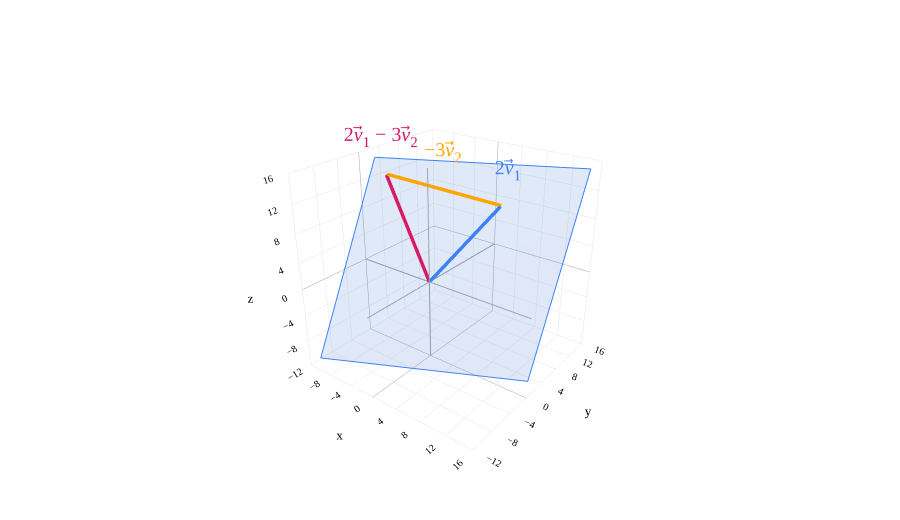

The notebook cell this image was saved under:
### Markdown cell above
For example, consider $2\vec v_1-3\vec v_2$, a linear combination of $\vec v_1$ and $\vec v_2$:

$$2\vec v_1-3\vec v_2
=2\begin{bmatrix}3\\4\\5\end{bmatrix}
-3\begin{bmatrix}5\\2\\-1\end{bmatrix}
=\begin{bmatrix}-9\\2\\13\end{bmatrix}.$$

Draw $2\vec v_1$ from the origin, then draw $-3\vec v_2$ from the tip of $2\vec v_1$. The vector from the origin to the final tip is $2\vec v_1-3\vec v_2$.

### Code cell
fig=base3()
plane3(fig,(1,-2,1),opacity=0.15,bounds=(-11,15))
v1=np.array([3,4,5]); v2=np.array([5,2,-1])
a=2*v1; w=a-3*v2
fig.update_scenes(xaxis_range=[-12,16],yaxis_range=[-12,16],zaxis_range=[-12,16],
                  xaxis_dtick=4,yaxis_dtick=4,zaxis_dtick=4)
for direction in np.eye(3):
    line3(fig,-12*direction,16*direction,'#9ca3af',width=2)
vec3(fig,a,'2<i>v</i>⃗<sub>1</sub>',BLUE,offset=(0.6,0.6,0.7))
vec3(fig,w,'−3<i>v</i>⃗<sub>2</sub>',ORANGE,start=a,offset=(0.6,0.6,0.7))
# Put the translated-vector label at its midpoint so the two final-tip labels do not overlap.
mid=(a+w)/2+np.array([0,0,1])
fig.data[-1].update(x=[mid[0]],y=[mid[1]],z=[mid[2]])
vec3(fig,w,'2<i>v</i>⃗<sub>1</sub> − 3<i>v</i>⃗<sub>2</sub>',PINK,offset=(-0.5,-0.5,1))
fig.show()

### Figure 1 — Plotly figure (JSON) as saved in the notebook; plotly's stock layout.template omitted (floating-point values rounded to 4 significant figures)
{"data": [{"hoverinfo": "skip", "line": {"color": "#9ca3af", "dash": "solid", "width": 2}, "mode": "lines", "showlegend": false, "type": "scatter3d", "x": [-6, 8], "y": [0, 0], "z": [0, 0]}, {"hoverinfo": "skip", "line": {"color": "#9ca3af", "dash": "solid", "width": 2}, "mode": "lines", "showlegend": false, "type": "scatter3d", "x": [0, 0], "y": [-6, 8], "z": [0, 0]}, {"hoverinfo": "skip", "line": {"color": "#9ca3af", "dash": "solid", "width": 2}, "mode": "lines", "showlegend": false, "type": "scatter3d", "x": [0, 0], "y": [0, 0], "z": [-6, 8]}, {"colorscale": [[0, "#3d81f6"], [1, "#3d81f6"]], "hoverinfo": "skip", "opacity": 0.15, "showscale": false, "type": "surface", "x": [[-11, 15], [-11, 15]], "y": [[-11, 2], [2, 15]], "z": [[-11, -11], [15, 15]]}, {"hoverinfo": "skip", "line": {"color": "#3d81f6", "dash": "solid", "width": 2}, "mode": "lines", "showlegend": false, "type": "scatter3d", "x": [-11, 15], "y": [-11, 2], "z": [-11, -11]}, {"hoverinfo": "skip", "line": {"color": "#3d81f6", "dash": "solid", "width": 2}, "mode": "lines", "showlegend": false, "type": "scatter3d", "x": [15, 15], "y": [2, 15], "z": [-11, 15]}, {"hoverinfo": "skip", "line": {"color": "#3d81f6", "dash": "solid", "width": 2}, "mode": "lines", "showlegend": false, "type": "scatter3d", "x": [15, -11], "y": [15, 2], "z": [15, 15]}, {"hoverinfo": "skip", "line": {"color": "#3d81f6", "dash": "solid", "width": 2}, "mode": "lines", "showlegend": false, "type": "scatter3d", "x": [-11, -11], "y": [2, -11], "z": [15, -11]}, {"hoverinfo": "skip", "line": {"color": "#9ca3af", "dash": "solid", "width": 2}, "mode": "lines", "showlegend": false, "type": "scatter3d", "x": [-12, 16], "y": [0, 0], "z": [0, 0]}, {"hoverinfo": "skip", "line": {"color": "#9ca3af", "dash": "solid", "width": 2}, "mode": "lines", "showlegend": false, "type": "scatter3d", "x": [0, 0], "y": [-12, 16], "z": [0, 0]}, {"hoverinfo": "skip", "line": {"color": "#9ca3af", "dash": "solid", "width": 2}, "mode": "lines", "showlegend": false, "type": "scatter3d", "x": [0, 0], "y": [0, 0], "z": [-12, 16]}, {"hoverinfo": "skip", "line": {"color": "#3d81f6", "dash": "solid", "width": 7}, "mode": "lines", "showlegend": false, "type": "scatter3d", "x": [0, 5.936], "y": [0, 7.915], "z": [0, 9.894]}, {"anchor": "tip", "colorscale": [[0, "#3d81f6"], [1, "#3d81f6"]], "hoverinfo": "skip", "showscale": false, "sizemode": "absolute", "sizeref": 0.45, "type": "cone", "u": [0.4243], "v": [0.5657], "w": [0.7071], "x": [6], "y": [8], "z": [10]}, {"hoverinfo": "skip", "mode": "text", "text": ["2<i>v</i>⃗<sub>1</sub>"], "textfont": {"color": "#3d81f6", "family": "Palatino", "size": 20}, "type": "scatter3d", "x": [6.6], "y": [8.6], "z": [10.7]}, {"hoverinfo": "skip", "line": {"color": "orange", "dash": "solid", "width": 7}, "mode": "lines", "showlegend": false, "type": "scatter3d", "x": [6, -8.863], "y": [8, 2.055], "z": [10, 12.97]}, {"anchor": "tip", "colorscale": [[0, "orange"], [1, "orange"]], "hoverinfo": "skip", "showscale": false, "sizemode": "absolute", "sizeref": 0.45, "type": "cone", "u": [-0.9129], "v": [-0.3651], "w": [0.1826], "x": [-9], "y": [2], "z": [13]}, {"hoverinfo": "skip", "mode": "text", "text": ["−3<i>v</i>⃗<sub>2</sub>"], "textfont": {"color": "orange", "family": "Palatino", "size": 20}, "type": "scatter3d", "x": [-1.5], "y": [5], "z": [12.5]}, {"hoverinfo": "skip", "line": {"color": "#d81a60", "dash": "solid", "width": 7}, "mode": "lines", "showlegend": false, "type": "scatter3d", "x": [0, -8.915], "y": [0, 1.981], "z": [0, 12.88]}, {"anchor": "tip", "colorscale": [[0, "#d81a60"], [1, "#d81a60"]], "hoverinfo": "skip", "showscale": false, "sizemode": "absolute", "sizeref": 0.45, "type": "cone", "u": [-0.5647], "v": [0.1255], "w": [0.8157], "x": [-9], "y": [2], "z": [13]}, {"hoverinfo": "skip", "mode": "text", "text": ["2<i>v</i>⃗<sub>1</sub> − 3<i>v</i>⃗<sub>2</sub>"], "textfont": {"color": "#d81a60", "family": "Palatino", "size": 20}, "type": "scatter3d", "x": [-9.5], "y": [1.5], "z": [14]}], "layout": {"autosize": true, "colorway": ["#3d81f6", "orange", "#d81a60"], "font": {"color": "black", "family": "Palatino", "size": 16}, "height": 520, "margin": {"b": 0, "l": 0, "r": 0, "t": 15}, "paper_bgcolor": "white", "plot_bgcolor": "white", "scene": {"aspectmode": "cube", "bgcolor": "white", "camera": {"eye": {"x": 1.6, "y": -2.1, "z": 1.3}}, "xaxis": {"backgroundcolor": "white", "dtick": 4, "gridcolor": "#e5e7eb", "range": [-12, 16], "showbackground": true, "showspikes": false, "tickfont": {"size": 11}, "title": {"font": {"size": 13}, "text": "x"}, "zerolinecolor": "#9ca3af"}, "yaxis": {"backgroundcolor": "white", "dtick": 4, "gridcolor": "#e5e7eb", "range": [-12, 16], "showbackground": true, "showspikes": false, "tickfont": {"size": 11}, "title": {"font": {"size": 13}, "text": "y"}, "zerolinecolor": "#9ca3af"}, "zaxis": {"backgroundcolor": "white", "dtick": 4, "gridcolor": "#e5e7eb", "range": [-12, 16], "showbackground": true, "showspikes": false, "tickfont": {"size": 11}, "title": {"font": {"size": 13}, "text": "z"}, "zerolinecolor": "#9ca3af"}}, "showlegend": false, "xaxis": {"gridcolor": "#e5e7eb", "zerolinecolor": "#9ca3af"}, "yaxis": {"gridcolor": "#e5e7eb", "zerolinecolor": "#9ca3af"}}}
